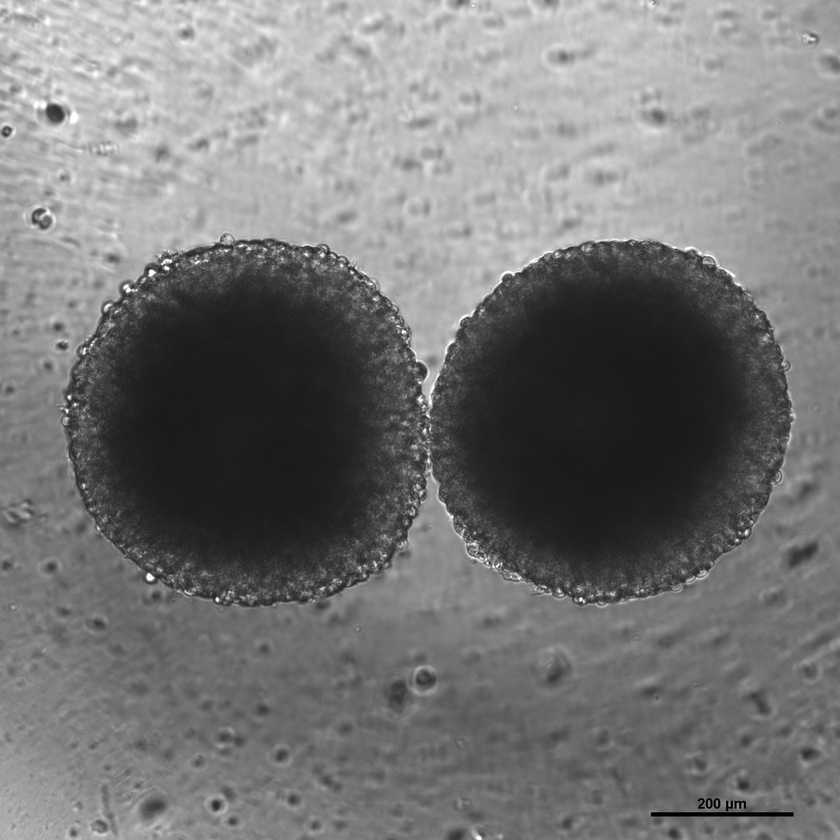
//> input picture prj.cw/Resources/testpet.jpg, 840 x 840 px, shrunk from 1608 x 1608 before the run
$ ./capture6   (built with g++ and OpenCV 4)
//> lines starting //> are read from the running program, lines starting //| are printed output that depends on the picture; after the words box and inside, x2 and y2 are one past the last pixel; in counts of white or black regions, pixels touching at a corner belong together
//
// Created by Всеволод Силаев on 22.02.2024.
//
#include <iostream>
#include <opencv2/imgcodecs.hpp>
#include <opencv2/highgui.hpp>
#include <opencv2/imgproc.hpp>

using namespace cv;
using namespace std;

Mat imgGray, imgBlur, imgCanny, imgDil;

void getContur(Mat imgDil , Mat img){
    vector<vector<Point>> contours;
    vector<Vec4i> hierarchy;
    findContours(imgDil, contours, hierarchy, RETR_EXTERNAL, CHAIN_APPROX_SIMPLE);
    drawContours(img, contours, -1, Scalar(255,0,255), 2);
    imshow("Conturs", img);
}

int main(){
    string path = "/Users/vsevolodsilaev/CLionProjects/opencvtest/Resources/testpet.jpg";
    Mat img = imread(path);
//> img is the input picture: 840 rows x 840 cols, CV_8UC3; min 0, max 255, mean 118
// The preprocessor of the image //
    cvtColor(img, imgGray, COLOR_BGR2GRAY);
    GaussianBlur(imgGray,imgBlur, Size(5,5), 3, 1);
    Canny(imgBlur, imgCanny, 90 ,140);
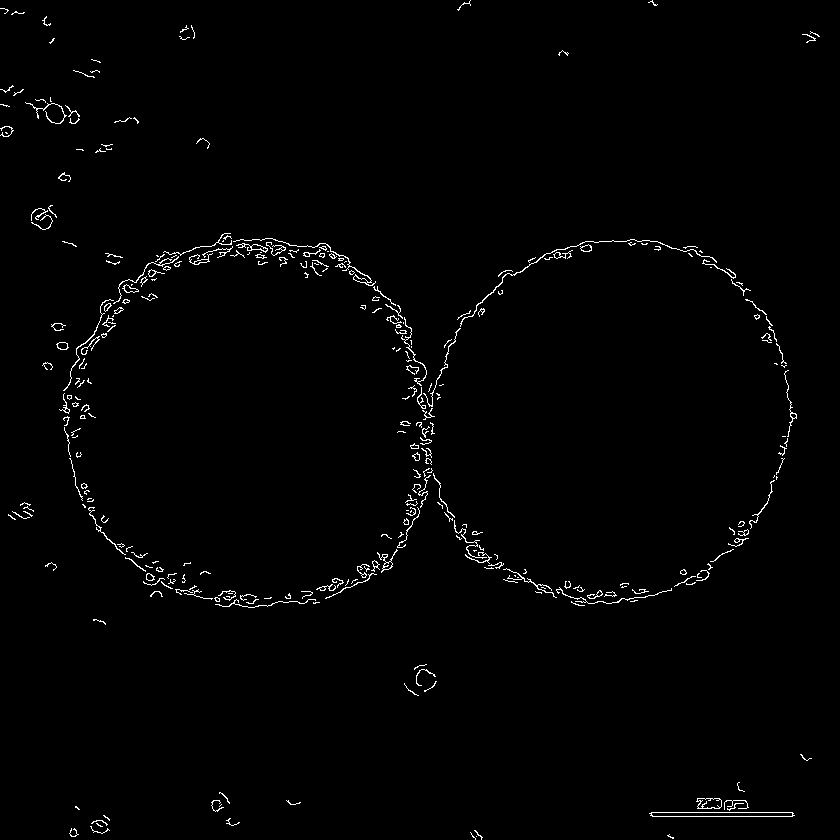
//> imgCanny: 840 rows x 840 cols, CV_8UC1; 1.2% white in thin lines or dots
    Mat kernel = getStructuringElement(MORPH_RECT, Size(3,3));
    dilate(imgCanny, imgDil, kernel);
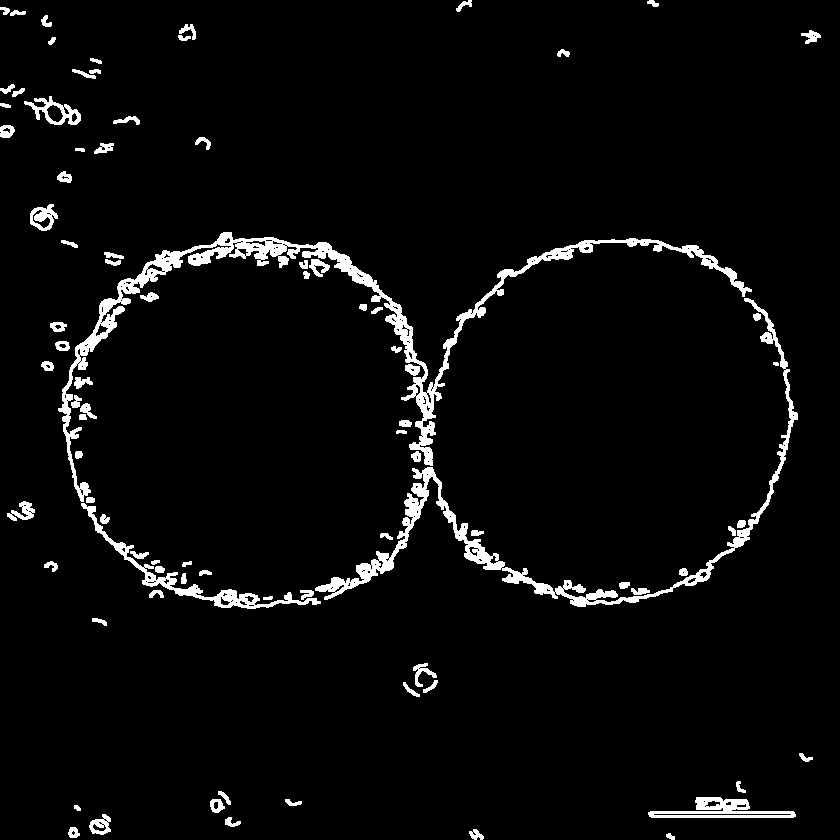
//> imgDil: 840 rows x 840 cols, CV_8UC1; 4% white; 87 white regions
/////////////////////
    imshow("Image", imgDil);
    getContur(imgDil, img);
//> in getContur, `findContours(imgDil, contours, hierarchy, RETR_EXTERNAL, CHAIN_APPROX_..`: contours = 87 contours, 1 with area under 20; largest, box (x1, y1, x2, y2) and area: (58, 232, 752, 502) 9545, (315, 298, 798, 607) 5758, (81, 503, 321, 609) 1826, (648, 797, 796, 818) 1451, (24, 96, 81, 125) 732
//> in getContur, `drawContours(img, contours, -1, Scalar(255,0,255), 2);`:
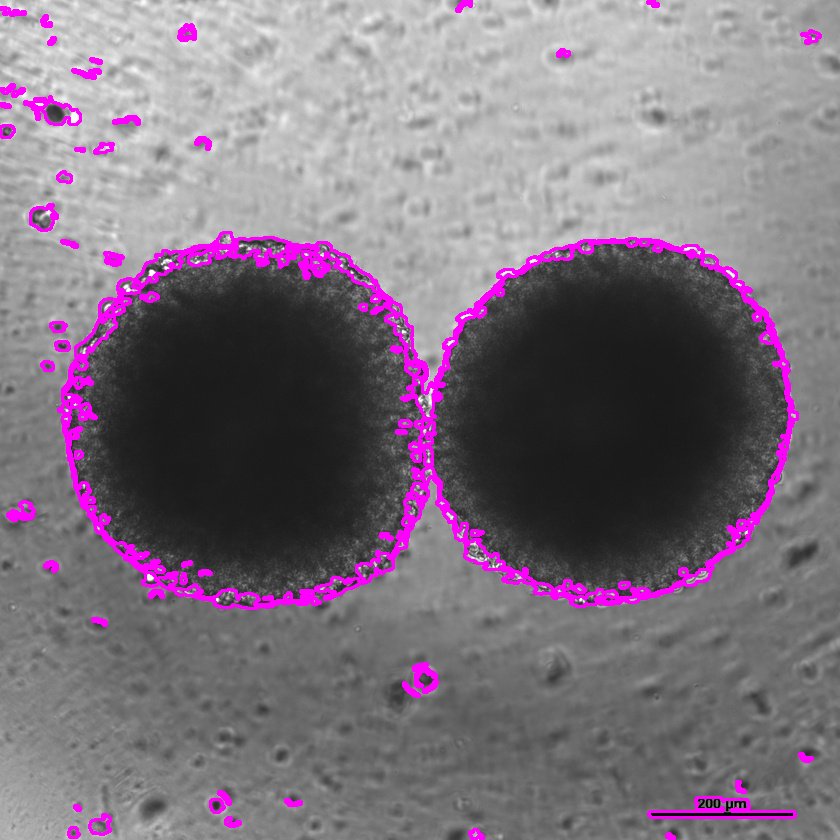
//> img: 840 rows x 840 cols, CV_8UC3; 4.71% of pixels changed, all inside (x1, y1, x2, y2) = (0, 0, 822, 840)
    waitKey(0);
}
